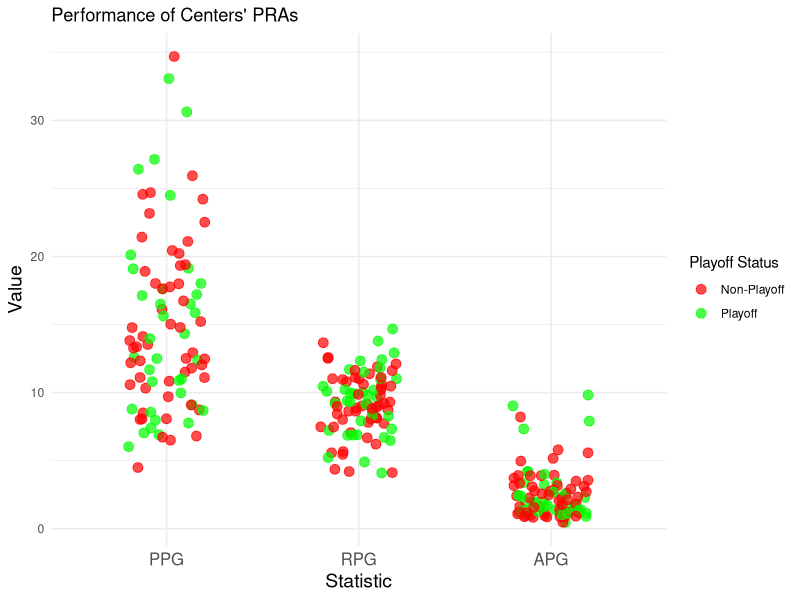
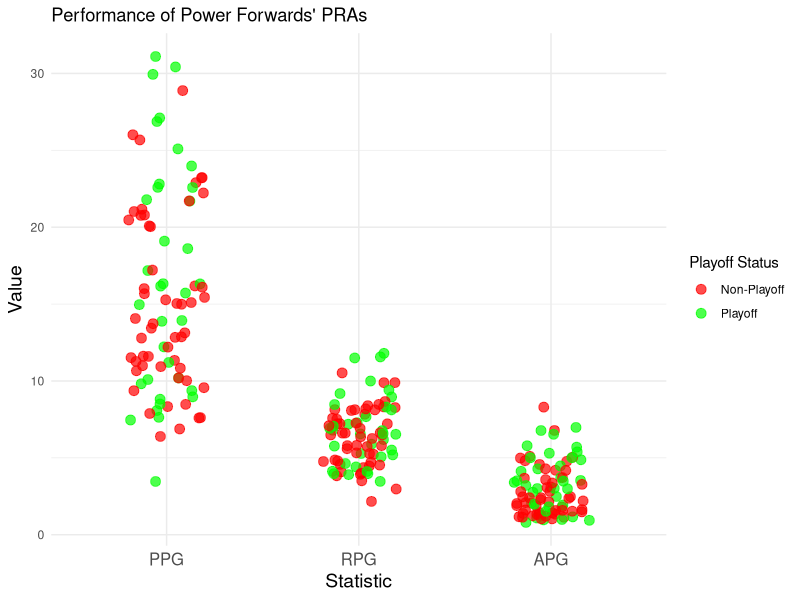
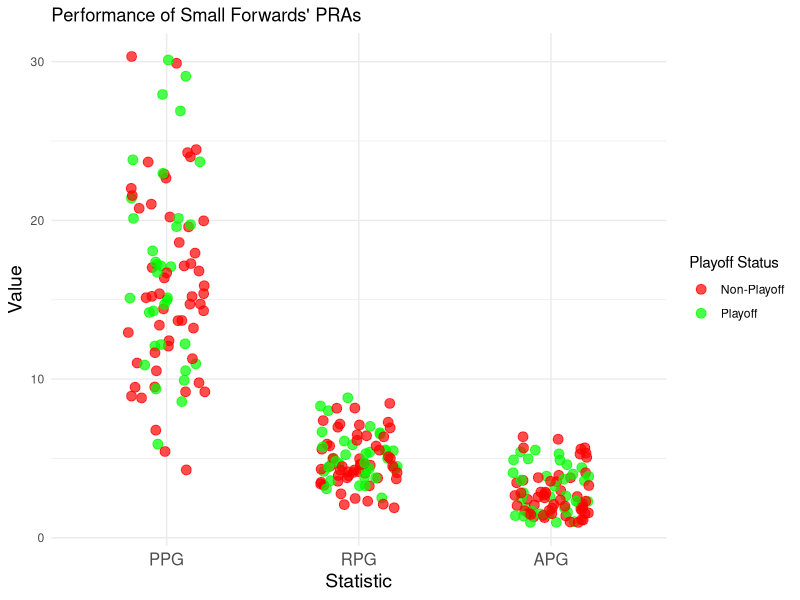
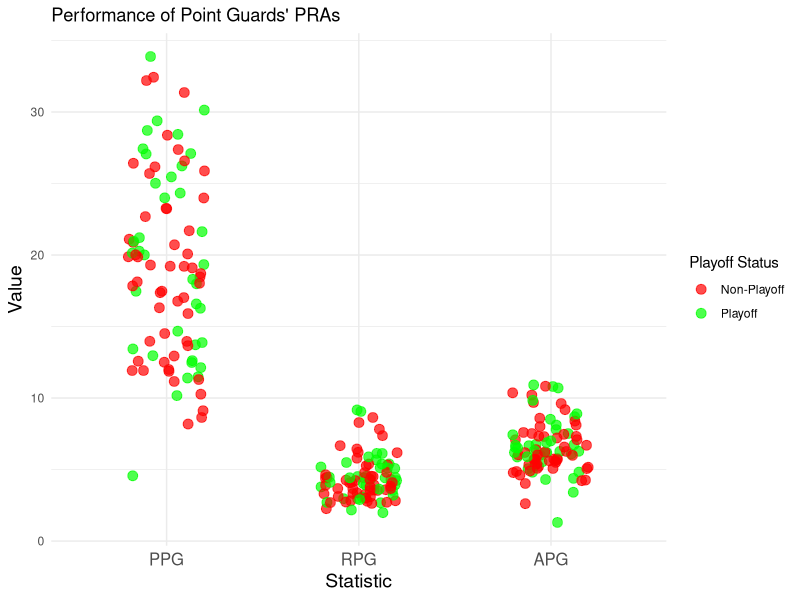
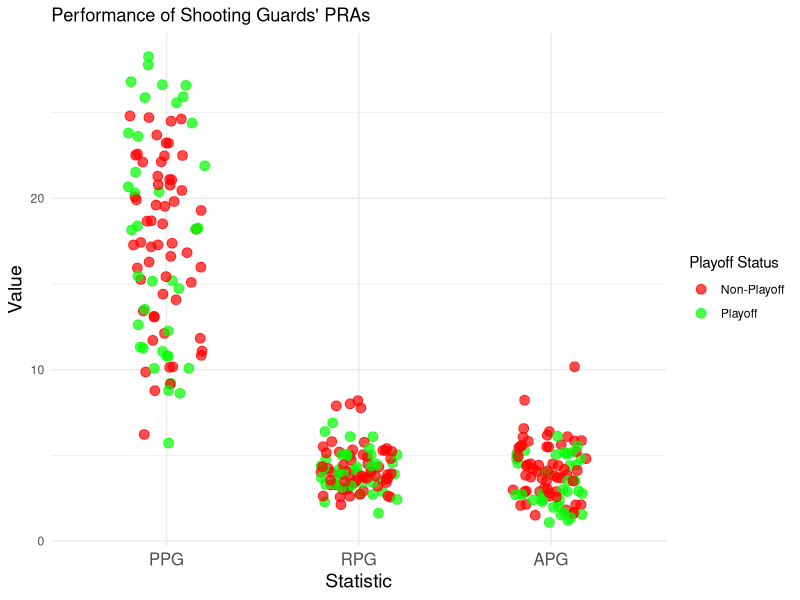
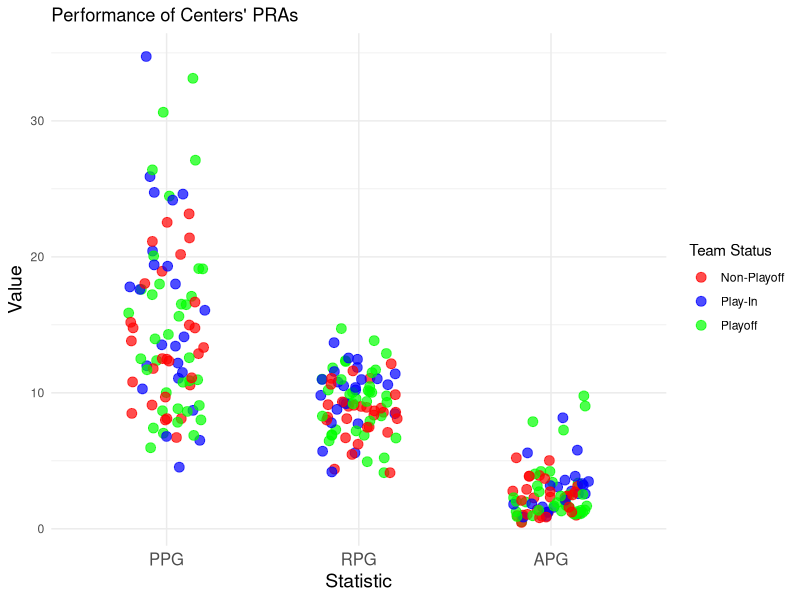
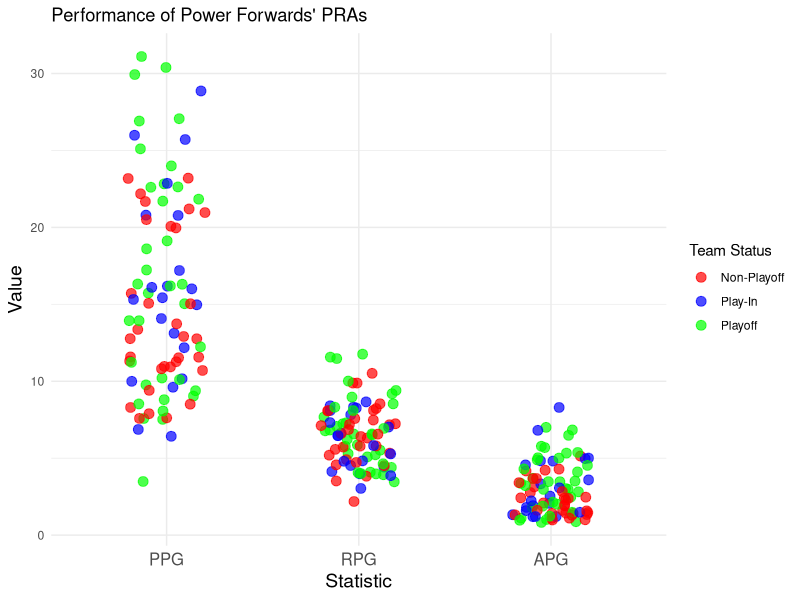
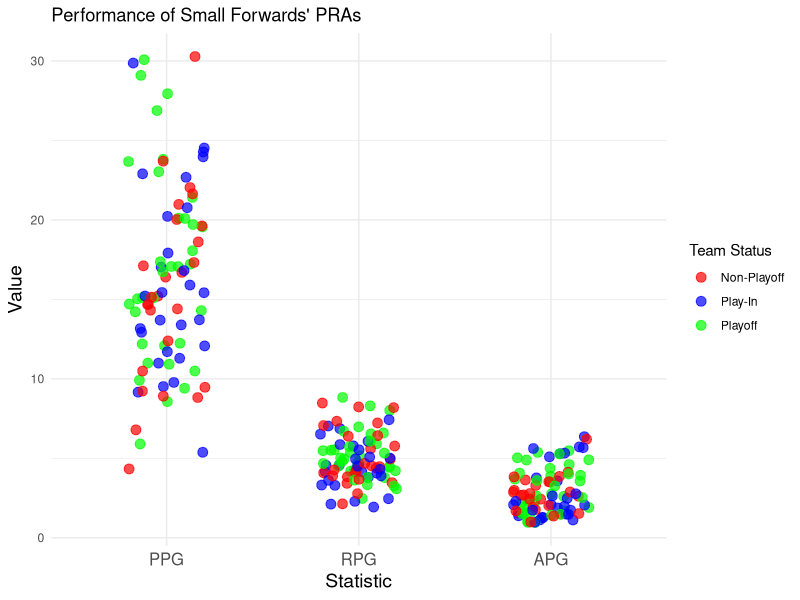

Write the R code that produced these figures, in order.
## ---- chunk 1
#this is where all the libraries will be stored
library(data.table)
library(tidyverse)
library(dplyr)
library(tidyr)
library(ggplot2)
## ---- chunk 2
# Load datasets
data_2021_22 <- read.csv("NBA Season Player Statistics - 2021-22.csv")
data_2022_23 <- read.csv("NBA Season Player Statistics - 2022-23.csv")
data_2023_24 <- read.csv("NBA Season Player Statistics - 2023-24.csv")

# Combined dataset
all_data <- bind_rows(
  data_2021_22 %>% mutate(Year = "2021-22"),
  data_2022_23 %>% mutate(Year = "2022-23"),
  data_2023_24 %>% mutate(Year = "2023-24")
)
## ---- chunk 3
# Filter centers
centers_2021_22 <- data_2021_22 %>% filter(Position == "C")
centers_2022_23 <- data_2022_23 %>% filter(Position == "C")
centers_2023_24 <- data_2023_24 %>% filter(Position == "C")

# Combine all Centers into one dataset
all_centers <- bind_rows(centers_2021_22, centers_2022_23, centers_2023_24)

# Save to a CSV file
write.csv(all_centers, "all_centers_combined.csv", row.names = FALSE)
## ---- chunk 4
# Filter power forwards
pfs_2021_22 <- data_2021_22 %>% filter(Position == "PF")
pfs_2022_23 <- data_2022_23 %>% filter(Position == "PF")
pfs_2023_24 <- data_2023_24 %>% filter(Position == "PF")

# Combine all power forwards into one dataset
all_pfs <- bind_rows(pfs_2021_22, pfs_2022_23, pfs_2023_24)

# Save to a CSV file
write.csv(all_pfs, "all_pfs_combined.csv", row.names = FALSE)
## ---- chunk 5
# Filter small forwards
sfs_2021_22 <- data_2021_22 %>% filter(Position == "SF")
sfs_2022_23 <- data_2022_23 %>% filter(Position == "SF")
sfs_2023_24 <- data_2023_24 %>% filter(Position == "SF")

# Combine all small forwardss into one dataset
all_sfs <- bind_rows(sfs_2021_22, sfs_2022_23, sfs_2023_24)

# Save to a CSV file
write.csv(all_sfs, "all_sfs_combined.csv", row.names = FALSE)
## ---- chunk 6
# Filter point guards
pgs_2021_22 <- data_2021_22 %>% filter(Position == "PG")
pgs_2022_23 <- data_2022_23 %>% filter(Position == "PG")
pgs_2023_24 <- data_2023_24 %>% filter(Position == "PG")

# Combine all point guards into one dataset
all_pgs <- bind_rows(pgs_2021_22, pgs_2022_23, pgs_2023_24)

# Save to a CSV file
write.csv(all_pgs, "all_pgs_combined.csv", row.names = FALSE)
## ---- chunk 7
# Filter shooting guards
sgs_2021_22 <- data_2021_22 %>% filter(Position == "SG")
sgs_2022_23 <- data_2022_23 %>% filter(Position == "SG")
sgs_2023_24 <- data_2023_24 %>% filter(Position == "SG")

# Combine all shooting guards into one dataset
all_sgs <- bind_rows(sgs_2021_22, sgs_2022_23, sgs_2023_24)

# Save to a CSV file
write.csv(all_sgs, "all_sgs_combined.csv", row.names = FALSE)
## ---- chunk 8
# Add Playoff column to classify players
all_centers <- bind_rows(
  centers_2021_22 %>% mutate(Year = "2021-22"),
  centers_2022_23 %>% mutate(Year = "2022-23"),
  centers_2023_24 %>% mutate(Year = "2023-24")
) %>%
  mutate(
    Playoff = case_when(
      (Year == "2021-22" & Team %in% c("MIA", "BOS", "MIL", "PHI", "TOR", "CHI", "PHO", "MEM", "GSW", "DAL", "UTA", "DEN")) ~ "Playoff",
      (Year == "2022-23" & Team %in% c("MIL", "BOS", "PHI", "CLE", "NYK", "BKN", "DEN", "MEM", "SAC", "PHO", "LAC", "GSW")) ~ "Playoff",
      (Year == "2023-24" & Team %in% c("BOS", "NYK", "MIL", "CLE", "ORL", "IND", "OKC", "DEN", "MIN", "LAC", "DAL", "PHO")) ~ "Playoff",
      TRUE ~ "Non-Playoff"
    )
  )

# Select only relevant columns and reshape
selected_data <- all_centers %>%
  select(Player, Team, Playoff, PPG, RPG, APG) %>%
  pivot_longer(cols = c(PPG, RPG, APG), 
               names_to = "Statistic", 
               values_to = "Value") %>%
  mutate(Statistic = factor(Statistic, levels = c("PPG", "RPG", "APG"))) # Ensure correct order

# Create the dot plot
ggplot(selected_data, aes(x = Statistic, y = Value, color = Playoff)) +
  geom_jitter(alpha = 0.7, size = 3, width = 0.2) + # Add jitter for better visibility
  scale_color_manual(values = c("Playoff" = "green", "Non-Playoff" = "red")) +
  theme_minimal() +
  labs(
    title = "Performance of Centers' PRAs",
    x = "Statistic",
    y = "Value",
    color = "Playoff Status"
  ) +
  theme(
    axis.text.x = element_text(size = 12), 
    axis.title = element_text(size = 14)
  )
## ---- chunk 9
# Add Playoff column to classify players
all_pfs <- bind_rows(
  pfs_2021_22 %>% mutate(Year = "2021-22"),
  pfs_2022_23 %>% mutate(Year = "2022-23"),
  pfs_2023_24 %>% mutate(Year = "2023-24")
) %>%
  mutate(
    Playoff = case_when(
      (Year == "2021-22" & Team %in% c("MIA", "BOS", "MIL", "PHI", "TOR", "CHI", "PHO", "MEM", "GSW", "DAL", "UTA", "DEN")) ~ "Playoff",
      (Year == "2022-23" & Team %in% c("MIL", "BOS", "PHI", "CLE", "NYK", "BKN", "DEN", "MEM", "SAC", "PHO", "LAC", "GSW")) ~ "Playoff",
      (Year == "2023-24" & Team %in% c("BOS", "NYK", "MIL", "CLE", "ORL", "IND", "OKC", "DEN", "MIN", "LAC", "DAL", "PHO")) ~ "Playoff",
      TRUE ~ "Non-Playoff"
    )
  )

# Select only relevant columns and reshape
selected_data <- all_pfs %>%
  select(Player, Team, Playoff, PPG, RPG, APG) %>%
  pivot_longer(cols = c(PPG, RPG, APG), 
               names_to = "Statistic", 
               values_to = "Value") %>%
  mutate(Statistic = factor(Statistic, levels = c("PPG", "RPG", "APG"))) # Ensure correct order

# Create the dot plot
ggplot(selected_data, aes(x = Statistic, y = Value, color = Playoff)) +
  geom_jitter(alpha = 0.7, size = 3, width = 0.2) + # Add jitter for better visibility
  scale_color_manual(values = c("Playoff" = "green", "Non-Playoff" = "red")) +
  theme_minimal() +
  labs(
    title = "Performance of Power Forwards' PRAs",
    x = "Statistic",
    y = "Value",
    color = "Playoff Status"
  ) +
  theme(
    axis.text.x = element_text(size = 12), 
    axis.title = element_text(size = 14)
  )
## ---- chunk 10
# Add Playoff column to classify players
all_sfs <- bind_rows(
  sfs_2021_22 %>% mutate(Year = "2021-22"),
  sfs_2022_23 %>% mutate(Year = "2022-23"),
  sfs_2023_24 %>% mutate(Year = "2023-24")
) %>%
  mutate(
    Playoff = case_when(
      (Year == "2021-22" & Team %in% c("MIA", "BOS", "MIL", "PHI", "TOR", "CHI", "PHO", "MEM", "GSW", "DAL", "UTA", "DEN")) ~ "Playoff",
      (Year == "2022-23" & Team %in% c("MIL", "BOS", "PHI", "CLE", "NYK", "BKN", "DEN", "MEM", "SAC", "PHO", "LAC", "GSW")) ~ "Playoff",
      (Year == "2023-24" & Team %in% c("BOS", "NYK", "MIL", "CLE", "ORL", "IND", "OKC", "DEN", "MIN", "LAC", "DAL", "PHO")) ~ "Playoff",
      TRUE ~ "Non-Playoff"
    )
  )

# Select only relevant columns and reshape
selected_data <- all_sfs %>%
  select(Player, Team, Playoff, PPG, RPG, APG) %>%
  pivot_longer(cols = c(PPG, RPG, APG), 
               names_to = "Statistic", 
               values_to = "Value") %>%
  mutate(Statistic = factor(Statistic, levels = c("PPG", "RPG", "APG"))) # Ensure correct order

# Create the dot plot
ggplot(selected_data, aes(x = Statistic, y = Value, color = Playoff)) +
  geom_jitter(alpha = 0.7, size = 3, width = 0.2) + # Add jitter for better visibility
  scale_color_manual(values = c("Playoff" = "green", "Non-Playoff" = "red")) +
  theme_minimal() +
  labs(
    title = "Performance of Small Forwards' PRAs",
    x = "Statistic",
    y = "Value",
    color = "Playoff Status"
  ) +
  theme(
    axis.text.x = element_text(size = 12), 
    axis.title = element_text(size = 14)
  )
## ---- chunk 11
# Add Playoff column to classify players
all_pgs <- bind_rows(
  pgs_2021_22 %>% mutate(Year = "2021-22"),
  pgs_2022_23 %>% mutate(Year = "2022-23"),
  pgs_2023_24 %>% mutate(Year = "2023-24")
) %>%
  mutate(
    Playoff = case_when(
      (Year == "2021-22" & Team %in% c("MIA", "BOS", "MIL", "PHI", "TOR", "CHI", "PHO", "MEM", "GSW", "DAL", "UTA", "DEN")) ~ "Playoff",
      (Year == "2022-23" & Team %in% c("MIL", "BOS", "PHI", "CLE", "NYK", "BKN", "DEN", "MEM", "SAC", "PHO", "LAC", "GSW")) ~ "Playoff",
      (Year == "2023-24" & Team %in% c("BOS", "NYK", "MIL", "CLE", "ORL", "IND", "OKC", "DEN", "MIN", "LAC", "DAL", "PHO")) ~ "Playoff",
      TRUE ~ "Non-Playoff"
    )
  )

# Select only relevant columns and reshape
selected_data <- all_pgs %>%
  select(Player, Team, Playoff, PPG, RPG, APG) %>%
  pivot_longer(cols = c(PPG, RPG, APG), 
               names_to = "Statistic", 
               values_to = "Value") %>%
  mutate(Statistic = factor(Statistic, levels = c("PPG", "RPG", "APG"))) # Ensure correct order

# Create the dot plot
ggplot(selected_data, aes(x = Statistic, y = Value, color = Playoff)) +
  geom_jitter(alpha = 0.7, size = 3, width = 0.2) + # Add jitter for better visibility
  scale_color_manual(values = c("Playoff" = "green", "Non-Playoff" = "red")) +
  theme_minimal() +
  labs(
    title = "Performance of Point Guards' PRAs",
    x = "Statistic",
    y = "Value",
    color = "Playoff Status"
  ) +
  theme(
    axis.text.x = element_text(size = 12), 
    axis.title = element_text(size = 14)
  )
## ---- chunk 12
# Add Playoff column to classify players
all_sgs <- bind_rows(
  sgs_2021_22 %>% mutate(Year = "2021-22"),
  sgs_2022_23 %>% mutate(Year = "2022-23"),
  sgs_2023_24 %>% mutate(Year = "2023-24")
) %>%
  mutate(
    Playoff = case_when(
      (Year == "2021-22" & Team %in% c("MIA", "BOS", "MIL", "PHI", "TOR", "CHI", "PHO", "MEM", "GSW", "DAL", "UTA", "DEN")) ~ "Playoff",
      (Year == "2022-23" & Team %in% c("MIL", "BOS", "PHI", "CLE", "NYK", "BKN", "DEN", "MEM", "SAC", "PHO", "LAC", "GSW")) ~ "Playoff",
      (Year == "2023-24" & Team %in% c("BOS", "NYK", "MIL", "CLE", "ORL", "IND", "OKC", "DEN", "MIN", "LAC", "DAL", "PHO")) ~ "Playoff",
      TRUE ~ "Non-Playoff"
    )
  )

# Select only relevant columns and reshape
selected_data <- all_sgs %>%
  select(Player, Team, Playoff, PPG, RPG, APG) %>%
  pivot_longer(cols = c(PPG, RPG, APG), 
               names_to = "Statistic", 
               values_to = "Value") %>%
  mutate(Statistic = factor(Statistic, levels = c("PPG", "RPG", "APG"))) # Ensure correct order

# Create the dot plot
ggplot(selected_data, aes(x = Statistic, y = Value, color = Playoff)) +
  geom_jitter(alpha = 0.7, size = 3, width = 0.2) + # Add jitter for better visibility
  scale_color_manual(values = c("Playoff" = "green", "Non-Playoff" = "red")) +
  theme_minimal() +
  labs(
    title = "Performance of Shooting Guards' PRAs",
    x = "Statistic",
    y = "Value",
    color = "Playoff Status"
  ) +
  theme(
    axis.text.x = element_text(size = 12), 
    axis.title = element_text(size = 14)
  )
## ---- chunk 13
# Add Playoff and Play-In classification
all_centers <- bind_rows(
  centers_2021_22 %>% mutate(Year = "2021-22"),
  centers_2022_23 %>% mutate(Year = "2022-23"),
  centers_2023_24 %>% mutate(Year = "2023-24")
) %>%
  mutate(
    Status = case_when(
      # Playoff teams
      (Year == "2021-22" & Team %in% c("MIA", "BOS", "MIL", "PHI", "TOR", "CHI", "PHO", "MEM", "GSW", "DAL", "UTA", "DEN")) ~ "Playoff",
      (Year == "2022-23" & Team %in% c("MIL", "BOS", "PHI", "CLE", "NYK", "BKN", "DEN", "MEM", "SAC", "PHO", "LAC", "GSW")) ~ "Playoff",
      (Year == "2023-24" & Team %in% c("BOS", "NYK", "MIL", "CLE", "ORL", "IND", "OKC", "DEN", "MIN", "LAC", "DAL", "PHO")) ~ "Playoff",
      # Play-In teams
      (Year == "2021-22" & Team %in% c("BKN", "ATL", "CLE", "CHA", "MIN", "NOP", "LAC", "SAS")) ~ "Play-In",
      (Year == "2022-23" & Team %in% c("ATL", "MIA", "CHI", "TOR", "LAL", "MIN", "OKC", "NOP")) ~ "Play-In",
      (Year == "2023-24" & Team %in% c("PHI", "MIA", "CHI", "ATL", "LAL", "NOP", "SAC", "GSW")) ~ "Play-In",
      # Non-Playoff teams
      TRUE ~ "Non-Playoff"
    )
  )

# Reshape data for plotting
selected_data <- all_centers %>%
  select(Player, Team, Status, PPG, RPG, APG) %>%
  pivot_longer(cols = c(PPG, RPG, APG), 
               names_to = "Statistic", 
               values_to = "Value") %>%
  mutate(Statistic = factor(Statistic, levels = c("PPG", "RPG", "APG"))) # Ensure correct order

# Create the dot plot
ggplot(selected_data, aes(x = Statistic, y = Value, color = Status)) +
  geom_jitter(alpha = 0.7, size = 3, width = 0.2) + # Add jitter for better visibility
  scale_color_manual(values = c("Playoff" = "green", "Play-In" = "blue", "Non-Playoff" = "red")) +
  theme_minimal() +
  labs(
    title = "Performance of Centers' PRAs",
    x = "Statistic",
    y = "Value",
    color = "Team Status"
  ) +
  theme(
    axis.text.x = element_text(size = 12), 
    axis.title = element_text(size = 14)
  )
## ---- chunk 14
# Add Playoff and Play-In classification
all_pfs <- bind_rows(
  pfs_2021_22 %>% mutate(Year = "2021-22"),
  pfs_2022_23 %>% mutate(Year = "2022-23"),
  pfs_2023_24 %>% mutate(Year = "2023-24")
) %>%
  mutate(
    Status = case_when(
      # Playoff teams
      (Year == "2021-22" & Team %in% c("MIA", "BOS", "MIL", "PHI", "TOR", "CHI", "PHO", "MEM", "GSW", "DAL", "UTA", "DEN")) ~ "Playoff",
      (Year == "2022-23" & Team %in% c("MIL", "BOS", "PHI", "CLE", "NYK", "BKN", "DEN", "MEM", "SAC", "PHO", "LAC", "GSW")) ~ "Playoff",
      (Year == "2023-24" & Team %in% c("BOS", "NYK", "MIL", "CLE", "ORL", "IND", "OKC", "DEN", "MIN", "LAC", "DAL", "PHO")) ~ "Playoff",
      # Play-In teams
      (Year == "2021-22" & Team %in% c("BKN", "ATL", "CLE", "CHA", "MIN", "NOP", "LAC", "SAS")) ~ "Play-In",
      (Year == "2022-23" & Team %in% c("ATL", "MIA", "CHI", "TOR", "LAL", "MIN", "OKC", "NOP")) ~ "Play-In",
      (Year == "2023-24" & Team %in% c("PHI", "MIA", "CHI", "ATL", "LAL", "NOP", "SAC", "GSW")) ~ "Play-In",
      # Non-Playoff teams
      TRUE ~ "Non-Playoff"
    )
  )

# Reshape data for plotting
selected_data <- all_pfs %>%
  select(Player, Team, Status, PPG, RPG, APG) %>%
  pivot_longer(cols = c(PPG, RPG, APG), 
               names_to = "Statistic", 
               values_to = "Value") %>%
  mutate(Statistic = factor(Statistic, levels = c("PPG", "RPG", "APG"))) # Ensure correct order

# Create the dot plot
ggplot(selected_data, aes(x = Statistic, y = Value, color = Status)) +
  geom_jitter(alpha = 0.7, size = 3, width = 0.2) + # Add jitter for better visibility
  scale_color_manual(values = c("Playoff" = "green", "Play-In" = "blue", "Non-Playoff" = "red")) +
  theme_minimal() +
  labs(
    title = "Performance of Power Forwards' PRAs",
    x = "Statistic",
    y = "Value",
    color = "Team Status"
  ) +
  theme(
    axis.text.x = element_text(size = 12), 
    axis.title = element_text(size = 14)
  )
## ---- chunk 15
# Add Playoff and Play-In classification
all_sfs <- bind_rows(
  sfs_2021_22 %>% mutate(Year = "2021-22"),
  sfs_2022_23 %>% mutate(Year = "2022-23"),
  sfs_2023_24 %>% mutate(Year = "2023-24")
) %>%
  mutate(
    Status = case_when(
      # Playoff teams
      (Year == "2021-22" & Team %in% c("MIA", "BOS", "MIL", "PHI", "TOR", "CHI", "PHO", "MEM", "GSW", "DAL", "UTA", "DEN")) ~ "Playoff",
      (Year == "2022-23" & Team %in% c("MIL", "BOS", "PHI", "CLE", "NYK", "BKN", "DEN", "MEM", "SAC", "PHO", "LAC", "GSW")) ~ "Playoff",
      (Year == "2023-24" & Team %in% c("BOS", "NYK", "MIL", "CLE", "ORL", "IND", "OKC", "DEN", "MIN", "LAC", "DAL", "PHO")) ~ "Playoff",
      # Play-In teams
      (Year == "2021-22" & Team %in% c("BKN", "ATL", "CLE", "CHA", "MIN", "NOP", "LAC", "SAS")) ~ "Play-In",
      (Year == "2022-23" & Team %in% c("ATL", "MIA", "CHI", "TOR", "LAL", "MIN", "OKC", "NOP")) ~ "Play-In",
      (Year == "2023-24" & Team %in% c("PHI", "MIA", "CHI", "ATL", "LAL", "NOP", "SAC", "GSW")) ~ "Play-In",
      # Non-Playoff teams
      TRUE ~ "Non-Playoff"
    )
  )

# Reshape data for plotting
selected_data <- all_sfs %>%
  select(Player, Team, Status, PPG, RPG, APG) %>%
  pivot_longer(cols = c(PPG, RPG, APG), 
               names_to = "Statistic", 
               values_to = "Value") %>%
  mutate(Statistic = factor(Statistic, levels = c("PPG", "RPG", "APG"))) # Ensure correct order

# Create the dot plot
ggplot(selected_data, aes(x = Statistic, y = Value, color = Status)) +
  geom_jitter(alpha = 0.7, size = 3, width = 0.2) + # Add jitter for better visibility
  scale_color_manual(values = c("Playoff" = "green", "Play-In" = "blue", "Non-Playoff" = "red")) +
  theme_minimal() +
  labs(
    title = "Performance of Small Forwards' PRAs",
    x = "Statistic",
    y = "Value",
    color = "Team Status"
  ) +
  theme(
    axis.text.x = element_text(size = 12), 
    axis.title = element_text(size = 14)
  )
## ---- chunk 16
# Add Playoff and Play-In classification
all_pgs <- bind_rows(
  pgs_2021_22 %>% mutate(Year = "2021-22"),
  pgs_2022_23 %>% mutate(Year = "2022-23"),
  pgs_2023_24 %>% mutate(Year = "2023-24")
) %>%
  mutate(
    Status = case_when(
      # Playoff teams
      (Year == "2021-22" & Team %in% c("MIA", "BOS", "MIL", "PHI", "TOR", "CHI", "PHO", "MEM", "GSW", "DAL", "UTA", "DEN")) ~ "Playoff",
      (Year == "2022-23" & Team %in% c("MIL", "BOS", "PHI", "CLE", "NYK", "BKN", "DEN", "MEM", "SAC", "PHO", "LAC", "GSW")) ~ "Playoff",
      (Year == "2023-24" & Team %in% c("BOS", "NYK", "MIL", "CLE", "ORL", "IND", "OKC", "DEN", "MIN", "LAC", "DAL", "PHO")) ~ "Playoff",
      # Play-In teams
      (Year == "2021-22" & Team %in% c("BKN", "ATL", "CLE", "CHA", "MIN", "NOP", "LAC", "SAS")) ~ "Play-In",
      (Year == "2022-23" & Team %in% c("ATL", "MIA", "CHI", "TOR", "LAL", "MIN", "OKC", "NOP")) ~ "Play-In",
      (Year == "2023-24" & Team %in% c("PHI", "MIA", "CHI", "ATL", "LAL", "NOP", "SAC", "GSW")) ~ "Play-In",
      # Non-Playoff teams
      TRUE ~ "Non-Playoff"
    )
  )

# Reshape data for plotting
selected_data <- all_pgs %>%
  select(Player, Team, Status, PPG, RPG, APG) %>%
  pivot_longer(cols = c(PPG, RPG, APG), 
               names_to = "Statistic", 
               values_to = "Value") %>%
  mutate(Statistic = factor(Statistic, levels = c("PPG", "RPG", "APG"))) # Ensure correct order

# Create the dot plot
ggplot(selected_data, aes(x = Statistic, y = Value, color = Status)) +
  geom_jitter(alpha = 0.7, size = 3, width = 0.2) + # Add jitter for better visibility
  scale_color_manual(values = c("Playoff" = "green", "Play-In" = "blue", "Non-Playoff" = "red")) +
  theme_minimal() +
  labs(
    title = "Performance of Point Guards' PRAs",
    x = "Statistic",
    y = "Value",
    color = "Team Status"
  ) +
  theme(
    axis.text.x = element_text(size = 12), 
    axis.title = element_text(size = 14)
  )
## ---- chunk 17
# Add Playoff and Play-In classification
all_sgs <- bind_rows(
  sgs_2021_22 %>% mutate(Year = "2021-22"),
  sgs_2022_23 %>% mutate(Year = "2022-23"),
  sgs_2023_24 %>% mutate(Year = "2023-24")
) %>%
  mutate(
    Status = case_when(
      # Playoff teams
      (Year == "2021-22" & Team %in% c("MIA", "BOS", "MIL", "PHI", "TOR", "CHI", "PHO", "MEM", "GSW", "DAL", "UTA", "DEN")) ~ "Playoff",
      (Year == "2022-23" & Team %in% c("MIL", "BOS", "PHI", "CLE", "NYK", "BKN", "DEN", "MEM", "SAC", "PHO", "LAC", "GSW")) ~ "Playoff",
      (Year == "2023-24" & Team %in% c("BOS", "NYK", "MIL", "CLE", "ORL", "IND", "OKC", "DEN", "MIN", "LAC", "DAL", "PHO")) ~ "Playoff",
      # Play-In teams
      (Year == "2021-22" & Team %in% c("BKN", "ATL", "CLE", "CHA", "MIN", "NOP", "LAC", "SAS")) ~ "Play-In",
      (Year == "2022-23" & Team %in% c("ATL", "MIA", "CHI", "TOR", "LAL", "MIN", "OKC", "NOP")) ~ "Play-In",
      (Year == "2023-24" & Team %in% c("PHI", "MIA", "CHI", "ATL", "LAL", "NOP", "SAC", "GSW")) ~ "Play-In",
      # Non-Playoff teams
      TRUE ~ "Non-Playoff"
    )
  )

# Reshape data for plotting
selected_data <- all_sgs %>%
  select(Player, Team, Status, PPG, RPG, APG) %>%
  pivot_longer(cols = c(PPG, RPG, APG), 
               names_to = "Statistic", 
               values_to = "Value") %>%
  mutate(Statistic = factor(Statistic, levels = c("PPG", "RPG", "APG"))) # Ensure correct order

# Create the dot plot
ggplot(selected_data, aes(x = Statistic, y = Value, color = Status)) +
  geom_jitter(alpha = 0.7, size = 3, width = 0.2) + # Add jitter for better visibility
  scale_color_manual(values = c("Playoff" = "green", "Play-In" = "blue", "Non-Playoff" = "red")) +
  theme_minimal() +
  labs(
    title = "Performance of Shooting Guards' PRAs",
    x = "Statistic",
    y = "Value",
    color = "Team Status"
  ) +
  theme(
    axis.text.x = element_text(size = 12), 
    axis.title = element_text(size = 14)
  )
## ---- chunk 18
# Add Playoff column to classify players
all_centers <- bind_rows(
  centers_2021_22 %>% mutate(Year = "2021-22"),
  centers_2022_23 %>% mutate(Year = "2022-23"),
  centers_2023_24 %>% mutate(Year = "2023-24")
) %>%
  mutate(
    Playoff = case_when(
      (Year == "2021-22" & Team %in% c("MIA", "BOS", "MIL", "PHI", "TOR", "CHI", "PHO", "MEM", "GSW", "DAL", "UTA", "DEN")) ~ "Playoff",
      (Year == "2022-23" & Team %in% c("MIL", "BOS", "PHI", "CLE", "NYK", "BKN", "DEN", "MEM", "SAC", "PHO", "LAC", "GSW")) ~ "Playoff",
      (Year == "2023-24" & Team %in% c("BOS", "NYK", "MIL", "CLE", "ORL", "IND", "OKC", "DEN", "MIN", "LAC", "DAL", "PHO")) ~ "Playoff",
      TRUE ~ "Non-Playoff"
    )
  )

# Select only relevant columns and reshape
selected_data <- all_centers %>%
  select(Player, Team, Playoff, FGM, FGA, X3PM, X3PA) %>%
  pivot_longer(cols = c(FGM, FGA, X3PM, X3PA), 
               names_to = "Statistic", 
               values_to = "Value") %>%
  mutate(Statistic = factor(Statistic, levels = c("FGM", "FGA", "X3PM", "X3PA"))) # Ensure correct order

# Create the dot plot
ggplot(selected_data, aes(x = Statistic, y = Value, color = Playoff)) +
  geom_jitter(alpha = 0.7, size = 3, width = 0.2) + # Add jitter for better visibility
  scale_color_manual(values = c("Playoff" = "green", "Non-Playoff" = "red")) +
  theme_minimal() +
  labs(
    title = "Performance of Centers' Shooting",
    x = "Statistic",
    y = "Value",
    color = "Playoff Status"
  ) +
  theme(
    axis.text.x = element_text(size = 12), 
    axis.title = element_text(size = 14)
  )
## ---- chunk 19
# Add Playoff column to classify players
all_pfs <- bind_rows(
  pfs_2021_22 %>% mutate(Year = "2021-22"),
  pfs_2022_23 %>% mutate(Year = "2022-23"),
  pfs_2023_24 %>% mutate(Year = "2023-24")
) %>%
  mutate(
    Playoff = case_when(
      (Year == "2021-22" & Team %in% c("MIA", "BOS", "MIL", "PHI", "TOR", "CHI", "PHO", "MEM", "GSW", "DAL", "UTA", "DEN")) ~ "Playoff",
      (Year == "2022-23" & Team %in% c("MIL", "BOS", "PHI", "CLE", "NYK", "BKN", "DEN", "MEM", "SAC", "PHO", "LAC", "GSW")) ~ "Playoff",
      (Year == "2023-24" & Team %in% c("BOS", "NYK", "MIL", "CLE", "ORL", "IND", "OKC", "DEN", "MIN", "LAC", "DAL", "PHO")) ~ "Playoff",
      TRUE ~ "Non-Playoff"
    )
  )

# Select only relevant columns and reshape
selected_data <- all_pfs %>%
  select(Player, Team, Playoff, FGM, FGA, X3PM, X3PA) %>%
  pivot_longer(cols = c(FGM, FGA, X3PM, X3PA), 
               names_to = "Statistic", 
               values_to = "Value") %>%
  mutate(Statistic = factor(Statistic, levels = c("FGM", "FGA", "X3PM", "X3PA"))) # Ensure correct order

# Create the dot plot
ggplot(selected_data, aes(x = Statistic, y = Value, color = Playoff)) +
  geom_jitter(alpha = 0.7, size = 3, width = 0.2) + # Add jitter for better visibility
  scale_color_manual(values = c("Playoff" = "green", "Non-Playoff" = "red")) +
  theme_minimal() +
  labs(
    title = "Performance of Power Forwards' Shooting",
    x = "Statistic",
    y = "Value",
    color = "Playoff Status"
  ) +
  theme(
    axis.text.x = element_text(size = 12), 
    axis.title = element_text(size = 14)
  )
## ---- chunk 20
# Add Playoff column to classify players
all_sfs <- bind_rows(
  sfs_2021_22 %>% mutate(Year = "2021-22"),
  sfs_2022_23 %>% mutate(Year = "2022-23"),
  sfs_2023_24 %>% mutate(Year = "2023-24")
) %>%
  mutate(
    Playoff = case_when(
      (Year == "2021-22" & Team %in% c("MIA", "BOS", "MIL", "PHI", "TOR", "CHI", "PHO", "MEM", "GSW", "DAL", "UTA", "DEN")) ~ "Playoff",
      (Year == "2022-23" & Team %in% c("MIL", "BOS", "PHI", "CLE", "NYK", "BKN", "DEN", "MEM", "SAC", "PHO", "LAC", "GSW")) ~ "Playoff",
      (Year == "2023-24" & Team %in% c("BOS", "NYK", "MIL", "CLE", "ORL", "IND", "OKC", "DEN", "MIN", "LAC", "DAL", "PHO")) ~ "Playoff",
      TRUE ~ "Non-Playoff"
    )
  )

# Select only relevant columns and reshape
selected_data <- all_sfs %>%
  select(Player, Team, Playoff, FGM, FGA, X3PM, X3PA) %>%
  pivot_longer(cols = c(FGM, FGA, X3PM, X3PA), 
               names_to = "Statistic", 
               values_to = "Value") %>%
  mutate(Statistic = factor(Statistic, levels = c("FGM", "FGA", "X3PM", "X3PA"))) # Ensure correct order

# Create the dot plot
ggplot(selected_data, aes(x = Statistic, y = Value, color = Playoff)) +
  geom_jitter(alpha = 0.7, size = 3, width = 0.2) + # Add jitter for better visibility
  scale_color_manual(values = c("Playoff" = "green", "Non-Playoff" = "red")) +
  theme_minimal() +
  labs(
    title = "Performance of Small Forwards' Shooting",
    x = "Statistic",
    y = "Value",
    color = "Playoff Status"
  ) +
  theme(
    axis.text.x = element_text(size = 12), 
    axis.title = element_text(size = 14)
  )
## ---- chunk 21
# Add Playoff column to classify players
all_pgs <- bind_rows(
  pgs_2021_22 %>% mutate(Year = "2021-22"),
  pgs_2022_23 %>% mutate(Year = "2022-23"),
  pgs_2023_24 %>% mutate(Year = "2023-24")
) %>%
  mutate(
    Playoff = case_when(
      (Year == "2021-22" & Team %in% c("MIA", "BOS", "MIL", "PHI", "TOR", "CHI", "PHO", "MEM", "GSW", "DAL", "UTA", "DEN")) ~ "Playoff",
      (Year == "2022-23" & Team %in% c("MIL", "BOS", "PHI", "CLE", "NYK", "BKN", "DEN", "MEM", "SAC", "PHO", "LAC", "GSW")) ~ "Playoff",
      (Year == "2023-24" & Team %in% c("BOS", "NYK", "MIL", "CLE", "ORL", "IND", "OKC", "DEN", "MIN", "LAC", "DAL", "PHO")) ~ "Playoff",
      TRUE ~ "Non-Playoff"
    )
  )

# Select only relevant columns and reshape
selected_data <- all_pgs %>%
  select(Player, Team, Playoff, FGM, FGA, X3PM, X3PA) %>%
  pivot_longer(cols = c(FGM, FGA, X3PM, X3PA), 
               names_to = "Statistic", 
               values_to = "Value") %>%
  mutate(Statistic = factor(Statistic, levels = c("FGM", "FGA", "X3PM", "X3PA"))) # Ensure correct order

# Create the dot plot
ggplot(selected_data, aes(x = Statistic, y = Value, color = Playoff)) +
  geom_jitter(alpha = 0.7, size = 3, width = 0.2) + # Add jitter for better visibility
  scale_color_manual(values = c("Playoff" = "green", "Non-Playoff" = "red")) +
  theme_minimal() +
  labs(
    title = "Performance of Point Guards' Shooting",
    x = "Statistic",
    y = "Value",
    color = "Playoff Status"
  ) +
  theme(
    axis.text.x = element_text(size = 12), 
    axis.title = element_text(size = 14)
  )
## ---- chunk 22
# Add Playoff column to classify players
all_sgs <- bind_rows(
  sgs_2021_22 %>% mutate(Year = "2021-22"),
  sgs_2022_23 %>% mutate(Year = "2022-23"),
  sgs_2023_24 %>% mutate(Year = "2023-24")
) %>%
  mutate(
    Playoff = case_when(
      (Year == "2021-22" & Team %in% c("MIA", "BOS", "MIL", "PHI", "TOR", "CHI", "PHO", "MEM", "GSW", "DAL", "UTA", "DEN")) ~ "Playoff",
      (Year == "2022-23" & Team %in% c("MIL", "BOS", "PHI", "CLE", "NYK", "BKN", "DEN", "MEM", "SAC", "PHO", "LAC", "GSW")) ~ "Playoff",
      (Year == "2023-24" & Team %in% c("BOS", "NYK", "MIL", "CLE", "ORL", "IND", "OKC", "DEN", "MIN", "LAC", "DAL", "PHO")) ~ "Playoff",
      TRUE ~ "Non-Playoff"
    )
  )

# Select only relevant columns and reshape
selected_data <- all_sgs %>%
  select(Player, Team, Playoff, FGM, FGA, X3PM, X3PA) %>%
  pivot_longer(cols = c(FGM, FGA, X3PM, X3PA), 
               names_to = "Statistic", 
               values_to = "Value") %>%
  mutate(Statistic = factor(Statistic, levels = c("FGM", "FGA", "X3PM", "X3PA"))) # Ensure correct order

# Create the dot plot
ggplot(selected_data, aes(x = Statistic, y = Value, color = Playoff)) +
  geom_jitter(alpha = 0.7, size = 3, width = 0.2) + # Add jitter for better visibility
  scale_color_manual(values = c("Playoff" = "green", "Non-Playoff" = "red")) +
  theme_minimal() +
  labs(
    title = "Performance of Shooting Guards' Shooting",
    x = "Statistic",
    y = "Value",
    color = "Playoff Status"
  ) +
  theme(
    axis.text.x = element_text(size = 12), 
    axis.title = element_text(size = 14)
  )
## ---- chunk 23
# Add Playoff and Play-In classification
all_centers <- bind_rows(
  centers_2021_22 %>% mutate(Year = "2021-22"),
  centers_2022_23 %>% mutate(Year = "2022-23"),
  centers_2023_24 %>% mutate(Year = "2023-24")
) %>%
  mutate(
    Status = case_when(
      # Playoff teams
      (Year == "2021-22" & Team %in% c("MIA", "BOS", "MIL", "PHI", "TOR", "CHI", "PHO", "MEM", "GSW", "DAL", "UTA", "DEN")) ~ "Playoff",
      (Year == "2022-23" & Team %in% c("MIL", "BOS", "PHI", "CLE", "NYK", "BKN", "DEN", "MEM", "SAC", "PHO", "LAC", "GSW")) ~ "Playoff",
      (Year == "2023-24" & Team %in% c("BOS", "NYK", "MIL", "CLE", "ORL", "IND", "OKC", "DEN", "MIN", "LAC", "DAL", "PHO")) ~ "Playoff",
      # Play-In teams
      (Year == "2021-22" & Team %in% c("BKN", "ATL", "CLE", "CHA", "MIN", "NOP", "LAC", "SAS")) ~ "Play-In",
      (Year == "2022-23" & Team %in% c("ATL", "MIA", "CHI", "TOR", "LAL", "MIN", "OKC", "NOP")) ~ "Play-In",
      (Year == "2023-24" & Team %in% c("PHI", "MIA", "CHI", "ATL", "LAL", "NOP", "SAC", "GSW")) ~ "Play-In",
      # Non-Playoff teams
      TRUE ~ "Non-Playoff"
    )
  )

# Reshape data for plotting
selected_data <- all_centers %>%
  select(Player, Team, Status, FGM, FGA, X3PM, X3PA) %>%
  pivot_longer(cols = c(FGM, FGA, X3PM, X3PA), 
               names_to = "Statistic", 
               values_to = "Value") %>%
  mutate(Statistic = factor(Statistic, levels = c("FGM", "FGA", "X3PM", "X3PA"))) # Ensure correct order

# Create the dot plot
ggplot(selected_data, aes(x = Statistic, y = Value, color = Status)) +
  geom_jitter(alpha = 0.7, size = 3, width = 0.2) + # Add jitter for better visibility
  scale_color_manual(values = c("Playoff" = "green", "Play-In" = "blue", "Non-Playoff" = "red")) +
  theme_minimal() +
  labs(
    title = "Performance of Centers' Shooting",
    x = "Statistic",
    y = "Value",
    color = "Team Status"
  ) +
  theme(
    axis.text.x = element_text(size = 12), 
    axis.title = element_text(size = 14)
  )
## ---- chunk 24
# Add Playoff and Play-In classification
all_pfs <- bind_rows(
  pfs_2021_22 %>% mutate(Year = "2021-22"),
  pfs_2022_23 %>% mutate(Year = "2022-23"),
  pfs_2023_24 %>% mutate(Year = "2023-24")
) %>%
  mutate(
    Status = case_when(
      # Playoff teams
      (Year == "2021-22" & Team %in% c("MIA", "BOS", "MIL", "PHI", "TOR", "CHI", "PHO", "MEM", "GSW", "DAL", "UTA", "DEN")) ~ "Playoff",
      (Year == "2022-23" & Team %in% c("MIL", "BOS", "PHI", "CLE", "NYK", "BKN", "DEN", "MEM", "SAC", "PHO", "LAC", "GSW")) ~ "Playoff",
      (Year == "2023-24" & Team %in% c("BOS", "NYK", "MIL", "CLE", "ORL", "IND", "OKC", "DEN", "MIN", "LAC", "DAL", "PHO")) ~ "Playoff",
      # Play-In teams
      (Year == "2021-22" & Team %in% c("BKN", "ATL", "CLE", "CHA", "MIN", "NOP", "LAC", "SAS")) ~ "Play-In",
      (Year == "2022-23" & Team %in% c("ATL", "MIA", "CHI", "TOR", "LAL", "MIN", "OKC", "NOP")) ~ "Play-In",
      (Year == "2023-24" & Team %in% c("PHI", "MIA", "CHI", "ATL", "LAL", "NOP", "SAC", "GSW")) ~ "Play-In",
      # Non-Playoff teams
      TRUE ~ "Non-Playoff"
    )
  )

# Reshape data for plotting
selected_data <- all_pfs %>%
  select(Player, Team, Status, FGM, FGA, X3PM, X3PA) %>%
  pivot_longer(cols = c(FGM, FGA, X3PM, X3PA), 
               names_to = "Statistic", 
               values_to = "Value") %>%
  mutate(Statistic = factor(Statistic, levels = c("FGM", "FGA", "X3PM", "X3PA"))) # Ensure correct order

# Create the dot plot
ggplot(selected_data, aes(x = Statistic, y = Value, color = Status)) +
  geom_jitter(alpha = 0.7, size = 3, width = 0.2) + # Add jitter for better visibility
  scale_color_manual(values = c("Playoff" = "green", "Play-In" = "blue", "Non-Playoff" = "red")) +
  theme_minimal() +
  labs(
    title = "Performance of Power Forwards' Shooting",
    x = "Statistic",
    y = "Value",
    color = "Team Status"
  ) +
  theme(
    axis.text.x = element_text(size = 12), 
    axis.title = element_text(size = 14)
  )
## ---- chunk 25
# Add Playoff and Play-In classification
all_sfs <- bind_rows(
  sfs_2021_22 %>% mutate(Year = "2021-22"),
  sfs_2022_23 %>% mutate(Year = "2022-23"),
  sfs_2023_24 %>% mutate(Year = "2023-24")
) %>%
  mutate(
    Status = case_when(
      # Playoff teams
      (Year == "2021-22" & Team %in% c("MIA", "BOS", "MIL", "PHI", "TOR", "CHI", "PHO", "MEM", "GSW", "DAL", "UTA", "DEN")) ~ "Playoff",
      (Year == "2022-23" & Team %in% c("MIL", "BOS", "PHI", "CLE", "NYK", "BKN", "DEN", "MEM", "SAC", "PHO", "LAC", "GSW")) ~ "Playoff",
      (Year == "2023-24" & Team %in% c("BOS", "NYK", "MIL", "CLE", "ORL", "IND", "OKC", "DEN", "MIN", "LAC", "DAL", "PHO")) ~ "Playoff",
      # Play-In teams
      (Year == "2021-22" & Team %in% c("BKN", "ATL", "CLE", "CHA", "MIN", "NOP", "LAC", "SAS")) ~ "Play-In",
      (Year == "2022-23" & Team %in% c("ATL", "MIA", "CHI", "TOR", "LAL", "MIN", "OKC", "NOP")) ~ "Play-In",
      (Year == "2023-24" & Team %in% c("PHI", "MIA", "CHI", "ATL", "LAL", "NOP", "SAC", "GSW")) ~ "Play-In",
      # Non-Playoff teams
      TRUE ~ "Non-Playoff"
    )
  )

# Reshape data for plotting
selected_data <- all_sfs %>%
  select(Player, Team, Status, FGM, FGA, X3PM, X3PA) %>%
  pivot_longer(cols = c(FGM, FGA, X3PM, X3PA), 
               names_to = "Statistic", 
               values_to = "Value") %>%
  mutate(Statistic = factor(Statistic, levels = c("FGM", "FGA", "X3PM", "X3PA"))) # Ensure correct order

# Create the dot plot
ggplot(selected_data, aes(x = Statistic, y = Value, color = Status)) +
  geom_jitter(alpha = 0.7, size = 3, width = 0.2) + # Add jitter for better visibility
  scale_color_manual(values = c("Playoff" = "green", "Play-In" = "blue", "Non-Playoff" = "red")) +
  theme_minimal() +
  labs(
    title = "Performance of Small Forwards' Shooting",
    x = "Statistic",
    y = "Value",
    color = "Team Status"
  ) +
  theme(
    axis.text.x = element_text(size = 12), 
    axis.title = element_text(size = 14)
  )
## ---- chunk 26
# Add Playoff and Play-In classification
all_pgs <- bind_rows(
  pgs_2021_22 %>% mutate(Year = "2021-22"),
  pgs_2022_23 %>% mutate(Year = "2022-23"),
  pgs_2023_24 %>% mutate(Year = "2023-24")
) %>%
  mutate(
    Status = case_when(
      # Playoff teams
      (Year == "2021-22" & Team %in% c("MIA", "BOS", "MIL", "PHI", "TOR", "CHI", "PHO", "MEM", "GSW", "DAL", "UTA", "DEN")) ~ "Playoff",
      (Year == "2022-23" & Team %in% c("MIL", "BOS", "PHI", "CLE", "NYK", "BKN", "DEN", "MEM", "SAC", "PHO", "LAC", "GSW")) ~ "Playoff",
      (Year == "2023-24" & Team %in% c("BOS", "NYK", "MIL", "CLE", "ORL", "IND", "OKC", "DEN", "MIN", "LAC", "DAL", "PHO")) ~ "Playoff",
      # Play-In teams
      (Year == "2021-22" & Team %in% c("BKN", "ATL", "CLE", "CHA", "MIN", "NOP", "LAC", "SAS")) ~ "Play-In",
      (Year == "2022-23" & Team %in% c("ATL", "MIA", "CHI", "TOR", "LAL", "MIN", "OKC", "NOP")) ~ "Play-In",
      (Year == "2023-24" & Team %in% c("PHI", "MIA", "CHI", "ATL", "LAL", "NOP", "SAC", "GSW")) ~ "Play-In",
      # Non-Playoff teams
      TRUE ~ "Non-Playoff"
    )
  )

# Reshape data for plotting
selected_data <- all_pgs %>%
  select(Player, Team, Status, FGM, FGA, X3PM, X3PA) %>%
  pivot_longer(cols = c(FGM, FGA, X3PM, X3PA), 
               names_to = "Statistic", 
               values_to = "Value") %>%
  mutate(Statistic = factor(Statistic, levels = c("FGM", "FGA", "X3PM", "X3PA"))) # Ensure correct order

# Create the dot plot
ggplot(selected_data, aes(x = Statistic, y = Value, color = Status)) +
  geom_jitter(alpha = 0.7, size = 3, width = 0.2) + # Add jitter for better visibility
  scale_color_manual(values = c("Playoff" = "green", "Play-In" = "blue", "Non-Playoff" = "red")) +
  theme_minimal() +
  labs(
    title = "Performance of Point Guards' Shooting",
    x = "Statistic",
    y = "Value",
    color = "Team Status"
  ) +
  theme(
    axis.text.x = element_text(size = 12), 
    axis.title = element_text(size = 14)
  )
## ---- chunk 27
# Add Playoff and Play-In classification
all_sgs <- bind_rows(
  sgs_2021_22 %>% mutate(Year = "2021-22"),
  sgs_2022_23 %>% mutate(Year = "2022-23"),
  sgs_2023_24 %>% mutate(Year = "2023-24")
) %>%
  mutate(
    Status = case_when(
      # Playoff teams
      (Year == "2021-22" & Team %in% c("MIA", "BOS", "MIL", "PHI", "TOR", "CHI", "PHO", "MEM", "GSW", "DAL", "UTA", "DEN")) ~ "Playoff",
      (Year == "2022-23" & Team %in% c("MIL", "BOS", "PHI", "CLE", "NYK", "BKN", "DEN", "MEM", "SAC", "PHO", "LAC", "GSW")) ~ "Playoff",
      (Year == "2023-24" & Team %in% c("BOS", "NYK", "MIL", "CLE", "ORL", "IND", "OKC", "DEN", "MIN", "LAC", "DAL", "PHO")) ~ "Playoff",
      # Play-In teams
      (Year == "2021-22" & Team %in% c("BKN", "ATL", "CLE", "CHA", "MIN", "NOP", "LAC", "SAS")) ~ "Play-In",
      (Year == "2022-23" & Team %in% c("ATL", "MIA", "CHI", "TOR", "LAL", "MIN", "OKC", "NOP")) ~ "Play-In",
      (Year == "2023-24" & Team %in% c("PHI", "MIA", "CHI", "ATL", "LAL", "NOP", "SAC", "GSW")) ~ "Play-In",
      # Non-Playoff teams
      TRUE ~ "Non-Playoff"
    )
  )

# Reshape data for plotting
selected_data <- all_sgs %>%
  select(Player, Team, Status, FGM, FGA, X3PM, X3PA) %>%
  pivot_longer(cols = c(FGM, FGA, X3PM, X3PA), 
               names_to = "Statistic", 
               values_to = "Value") %>%
  mutate(Statistic = factor(Statistic, levels = c("FGM", "FGA", "X3PM", "X3PA"))) # Ensure correct order

# Create the dot plot
ggplot(selected_data, aes(x = Statistic, y = Value, color = Status)) +
  geom_jitter(alpha = 0.7, size = 3, width = 0.2) + # Add jitter for better visibility
  scale_color_manual(values = c("Playoff" = "green", "Play-In" = "blue", "Non-Playoff" = "red")) +
  theme_minimal() +
  labs(
    title = "Performance of Shooting Guards' Shooting",
    x = "Statistic",
    y = "Value",
    color = "Team Status"
  ) +
  theme(
    axis.text.x = element_text(size = 12), 
    axis.title = element_text(size = 14)
  )
## ---- chunk 28
# Add Playoff column to classify players
all_centers <- bind_rows(
  centers_2021_22 %>% mutate(Year = "2021-22"),
  centers_2022_23 %>% mutate(Year = "2022-23"),
  centers_2023_24 %>% mutate(Year = "2023-24")
) %>%
  mutate(
    Playoff = case_when(
      (Year == "2021-22" & Team %in% c("MIA", "BOS", "MIL", "PHI", "TOR", "CHI", "PHO", "MEM", "GSW", "DAL", "UTA", "DEN")) ~ "Playoff",
      (Year == "2022-23" & Team %in% c("MIL", "BOS", "PHI", "CLE", "NYK", "BKN", "DEN", "MEM", "SAC", "PHO", "LAC", "GSW")) ~ "Playoff",
      (Year == "2023-24" & Team %in% c("BOS", "NYK", "MIL", "CLE", "ORL", "IND", "OKC", "DEN", "MIN", "LAC", "DAL", "PHO")) ~ "Playoff",
      TRUE ~ "Non-Playoff"
    )
  )

# Select only relevant columns and reshape
selected_data <- all_centers %>%
  select(Player, Team, Playoff, GS, MIN) %>%
  pivot_longer(cols = c(GS, MIN), 
               names_to = "Statistic", 
               values_to = "Value") %>%
  mutate(Statistic = factor(Statistic, levels = c("GS", "MIN"))) # Ensure correct order

# Create the dot plot
ggplot(selected_data, aes(x = Statistic, y = Value, color = Playoff)) +
  geom_jitter(alpha = 0.7, size = 3, width = 0.2) + # Add jitter for better visibility
  scale_color_manual(values = c("Playoff" = "green", "Non-Playoff" = "red")) +
  theme_minimal() +
  labs(
    title = "Performance of Centers' Health",
    x = "Statistic",
    y = "Value",
    color = "Playoff Status"
  ) +
  theme(
    axis.text.x = element_text(size = 12), 
    axis.title = element_text(size = 14)
  )
## ---- chunk 29
# Add Playoff and Play-In classification
all_centers <- bind_rows(
  centers_2021_22 %>% mutate(Year = "2021-22"),
  centers_2022_23 %>% mutate(Year = "2022-23"),
  centers_2023_24 %>% mutate(Year = "2023-24")
) %>%
  mutate(
    Status = case_when(
      # Playoff teams
      (Year == "2021-22" & Team %in% c("MIA", "BOS", "MIL", "PHI", "TOR", "CHI", "PHO", "MEM", "GSW", "DAL", "UTA", "DEN")) ~ "Playoff",
      (Year == "2022-23" & Team %in% c("MIL", "BOS", "PHI", "CLE", "NYK", "BKN", "DEN", "MEM", "SAC", "PHO", "LAC", "GSW")) ~ "Playoff",
      (Year == "2023-24" & Team %in% c("BOS", "NYK", "MIL", "CLE", "ORL", "IND", "OKC", "DEN", "MIN", "LAC", "DAL", "PHO")) ~ "Playoff",
      # Play-In teams
      (Year == "2021-22" & Team %in% c("BKN", "ATL", "CLE", "CHA", "MIN", "NOP", "LAC", "SAS")) ~ "Play-In",
      (Year == "2022-23" & Team %in% c("ATL", "MIA", "CHI", "TOR", "LAL", "MIN", "OKC", "NOP")) ~ "Play-In",
      (Year == "2023-24" & Team %in% c("PHI", "MIA", "CHI", "ATL", "LAL", "NOP", "SAC", "GSW")) ~ "Play-In",
      # Non-Playoff teams
      TRUE ~ "Non-Playoff"
    )
  )

# Reshape data for plotting
selected_data <- all_centers %>%
  select(Player, Team, Status, GS, MIN) %>%
  pivot_longer(cols = c(GS, MIN), 
               names_to = "Statistic", 
               values_to = "Value") %>%
  mutate(Statistic = factor(Statistic, levels = c("GS", "MIN"))) # Ensure correct order

# Create the dot plot
ggplot(selected_data, aes(x = Statistic, y = Value, color = Status)) +
  geom_jitter(alpha = 0.7, size = 3, width = 0.2) + # Add jitter for better visibility
  scale_color_manual(values = c("Playoff" = "green", "Play-In" = "blue", "Non-Playoff" = "red")) +
  theme_minimal() +
  labs(
    title = "Performance of Centers' Health",
    x = "Statistic",
    y = "Value",
    color = "Team Status"
  ) +
  theme(
    axis.text.x = element_text(size = 12), 
    axis.title = element_text(size = 14)
  )
